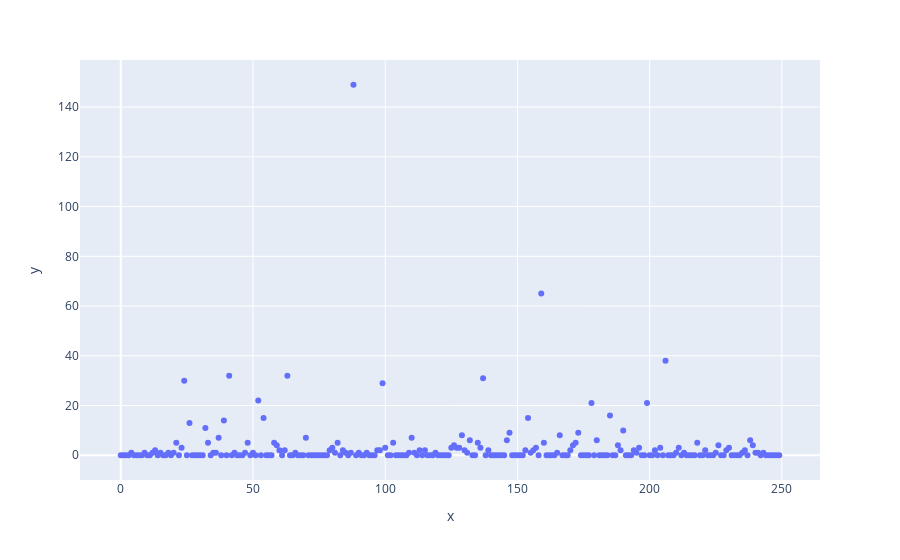

Notebook cell for this chart:
### Code cell
px.scatter(x=df.index, y=df.FISH_COUNT)

### Figure 1 — Plotly figure (JSON) as saved in the notebook; plotly's stock layout.template omitted (floating-point values rounded to 4 significant figures; data arrays with more than 128 entries replaced by an {"elided": "..."} marker saying what was removed)
{"data": [{"hovertemplate": "x=%{x}<br>y=%{y}<extra></extra>", "legendgroup": "", "marker": {"color": "#636efa", "symbol": "circle"}, "mode": "markers", "name": "", "orientation": "v", "showlegend": false, "type": "scatter", "x": {"elided": "250 int values"}, "xaxis": "x", "y": {"elided": "250 int values"}, "yaxis": "y"}], "layout": {"legend": {"tracegroupgap": 0}, "margin": {"t": 60}, "xaxis": {"anchor": "y", "domain": [0, 1], "title": {"text": "x"}}, "yaxis": {"anchor": "x", "domain": [0, 1], "title": {"text": "y"}}}}
